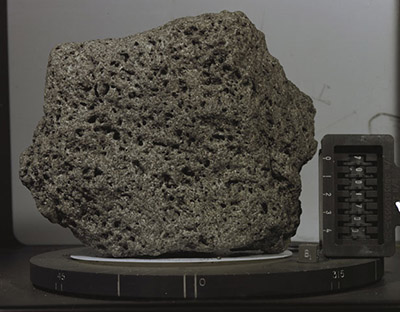
#> input picture Material_TPs/TP5/roca_lunar_2.jpg, 400 x 312 px, found by its file name
$ jupyter execute --allow-errors 'Tp_5_segmentación_HSV_normalizado.ipynb'   (shell and % lines are left out)
#> lines starting #> are read from the running program, lines starting #| are printed output that depends on the picture
[cell 1]
import numpy as np
import cv2 as cv
import matplotlib.pyplot as plt
from mpl_toolkits.mplot3d import Axes3D
from matplotlib import cm
from matplotlib import colors

## K -means con HSV

[cell 2]
img = cv.imread('./material_TPs/TP5/roca_lunar_2.jpg')
#> img is the input picture: shape (312, 400, 3); mean B, G, R 67, 72.7, 75.3
imgRGB = img[:,:,::-1]
plt.imshow(imgRGB)
plt.show()
imgRGB.shape
#> Out = (312, 400, 3)

[cell 3]
hsv = cv.cvtColor(img,cv.COLOR_BGR2HSV)
#> hsv: shape (312, 400, 3); mean H, S, V 31.4, 37.7, 75.6
hsv.shape
#> Out = (312, 400, 3)

[cell 4]
plt.figure()
#> (the rest of this cell did not finish here and is left out)

### Espacios de características

#### Espacio características color

[cell 5]
features_color = hsv.reshape((-1,3))
features_color = np.float32(features_color)
features_color_norm = features_color/np.max(features_color, axis = 0)

##### Espacio características color + posición

[cell 6]
# obtener posiciones
pos = []

for j in range(0, 312):
    for i in range(0, 400):
        pos.append((j,i))

pos= np.asarray(pos)

#features finales
features_pos = np.concatenate((features_color, pos), axis = 1)
features_pos_norm = features_pos/np.max(features_pos, axis = 0)
features_pos_norm = np.float32(features_pos_norm)

print(features_pos_norm.shape)
#| (124800, 5)
print(features_pos_norm.dtype)
#| float32
print(np.min(features_pos_norm))
#| 0.0
print(np.max(features_pos_norm))
#| 1.0

### gráficas de distribuciones

#### Espacio de características de color

[cell 7]
fig = plt.figure(figsize=(10,10))
axis = fig.add_subplot(1, 1, 1, projection="3d")

pixel_colors = imgRGB.reshape((np.shape(imgRGB)[0]*np.shape(imgRGB)[1], 3))
norm = colors.Normalize(vmin=-1.,vmax=1.)
norm.autoscale(pixel_colors)
pixel_colors = norm(pixel_colors).tolist()
#> pixel_colors = 124800 items


axis.scatter(features_color_norm[:,0], features_color_norm[:,1], features_color_norm[:,2], facecolors=pixel_colors, marker=".")
axis.set_xlabel("Canal 1")
axis.set_ylabel("Canal 2")
axis.set_zlabel("Canal 3")
plt.show()
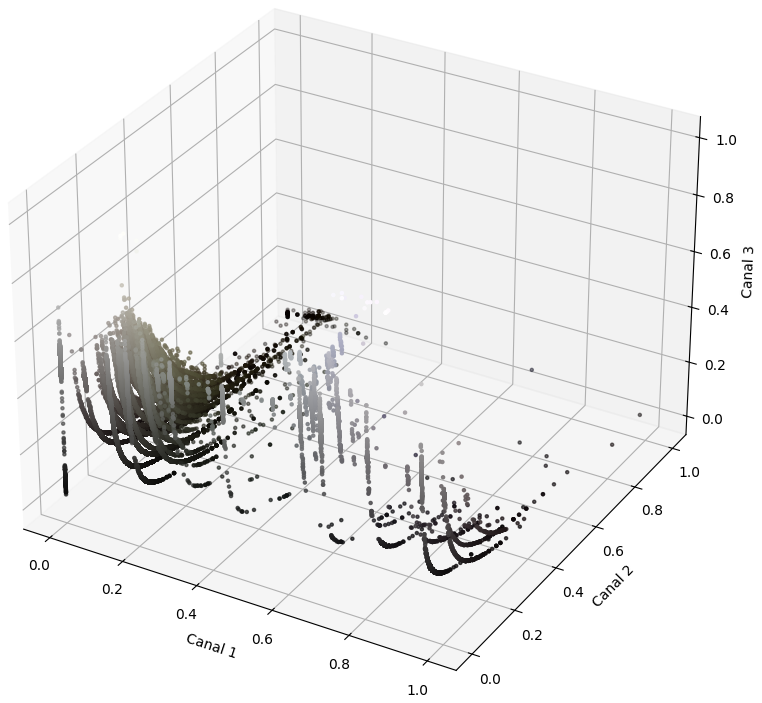
#> figure drawn by matplotlib, 1 panel

[cell 8]
plt.figure(figsize=(12,10))
plt.scatter(features_color_norm[:,0], features_color_norm[:,1], c=pixel_colors, edgecolor='none', alpha=0.7, s=40)
plt.title('2D');
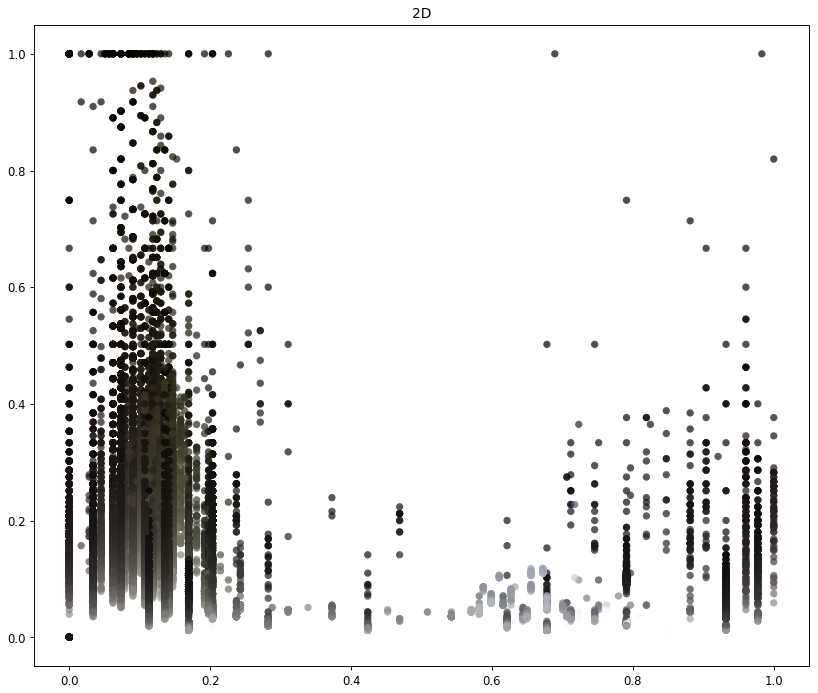
#> figure drawn by matplotlib, 1 panel

#### Espacio de características color + pos

[cell 9]
fig = plt.figure(figsize=(10,10))
axis = fig.add_subplot(1, 1, 1, projection="3d")

pixel_colors = imgRGB.reshape((np.shape(imgRGB)[0]*np.shape(imgRGB)[1], 3))
norm = colors.Normalize(vmin=-1.,vmax=1.)
norm.autoscale(pixel_colors)
pixel_colors = norm(pixel_colors).tolist()


axis.scatter(features_pos_norm[:,0], features_pos_norm[:,3], features_pos_norm[:,4], facecolors=pixel_colors, marker=".")
axis.set_xlabel("Canal 1")
axis.set_ylabel("Canal 2")
axis.set_zlabel("Canal 3")
plt.show()
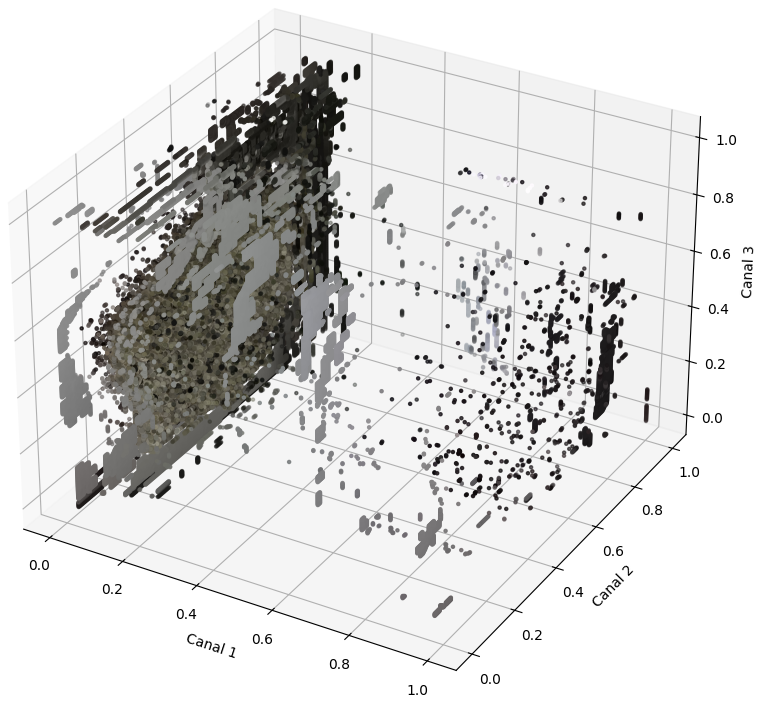
#> figure drawn by matplotlib, 1 panel

[cell 10]
plt.figure(figsize=(12,10))
plt.scatter(features_pos_norm[:,0],features_pos_norm[:,3], c=pixel_colors, edgecolor='none', alpha=0.7, s=40)
plt.title('2D');
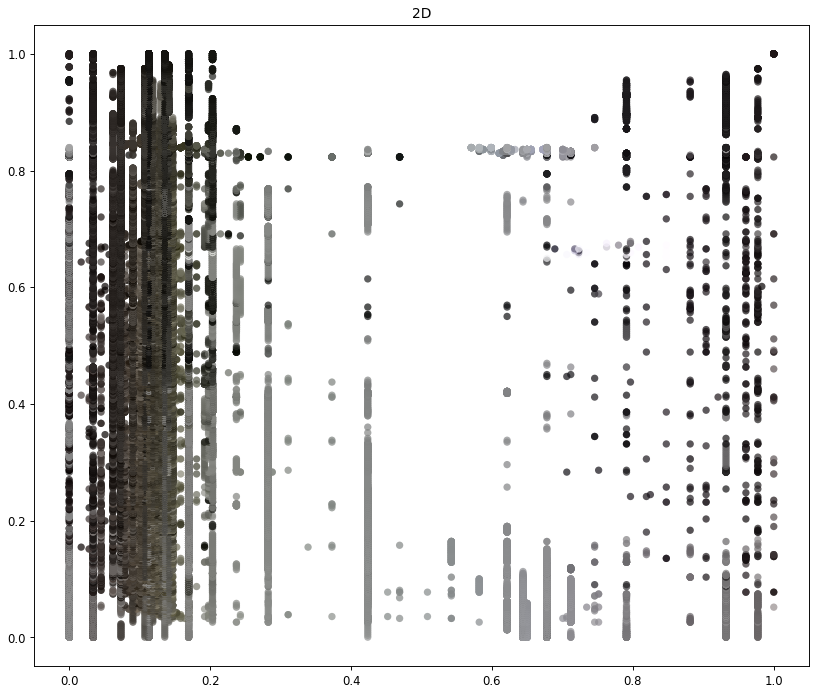
#> figure drawn by matplotlib, 1 panel

### Posterización

#### Espacio de características color

[cell 11]
criteria = (cv.TERM_CRITERIA_EPS + cv.TERM_CRITERIA_MAX_ITER, 20, 1.0)
k = 4
compact, label, color_clusters = cv.kmeans(features_color_norm, k, None, criteria, 10, cv.KMEANS_RANDOM_CENTERS)
#> compact = 2728; color_clusters = [[0.883, 0.0749, 0.242], [0.109, 0.199, 0.124], [0.251, 0.0418, 0.502], [0.116, 0.181, 0.298]]

[cell 12]
color_clusters = np.uint8(color_clusters * np.max(features_color, axis = 0))
#> color_clusters = [[156, 19, 61], [19, 50, 31], [44, 10, 127], [20, 46, 75]]
print(f'Centroides: \n {color_clusters} \n')
#| Centroides:
#|  [[156  19  61]
#|  [ 19  50  31]
#|  [ 44  10 127]
#|  [ 20  46  75]]
compact = np.uint8(compact)
#> compact = 168
print('Compactación: \n {} \n'.format(compact))
#| Compactación:
#|  168
label[:4]
#> Out = [1, 1, 1, 1]

[cell 13]
img_out = color_clusters[label.flatten()]
#> (the rest of this cell did not finish here and is left out)

[cell 14]
mask_list = list()
#> (the rest of this cell did not finish here and is left out)

[cell 15]
for i, mask in enumerate(mask_list):
    img_segmented = cv.bitwise_and(lab, lab, mask = mask)
    plt.imshow(mask, cmap=plt.cm.gray)

#### Espacio de características color + pos

[cell 16]
criteria = (cv.TERM_CRITERIA_EPS + cv.TERM_CRITERIA_MAX_ITER, 10, 1.0)
k =10
compact, label, color_clusters = cv.kmeans(features_pos_norm, k, None, criteria, 10, cv.KMEANS_RANDOM_CENTERS)
#> compact = 8792.1; color_clusters = [[0.142, 0.155, 0.36, 0.279, 0.683], [0.104, 0.136, 0.354, 0.256, 0.223], [0.908, 0.0637, 0.278, 0.568, 0.226], [0.107, 0.161, 0.251, 0.71, 0.192], [0.127, 0.172, 0.211, 0.726, 0.735], [0.556, 0.0217, 0.561, 0.102, 0.817], [0.0925, 0.772, 0.0532, 0.493, 0.402], [0.93, 0.118, 0.128, 0.581, 0.662], [0.313, 0.125, 0.133, 0.929, 0.364], [0.908, 0.25, 0.0934, 0.346, 0.469]]

[cell 17]
color_clusters = np.uint8(color_clusters * np.max(features_pos, axis = 0))
#> color_clusters = [[25, 39, 91, 86, 16], [18, 34, 90, 79, 89], [160, 16, 71, 176, 90], [18, 41, 64, 220, 76], [22, 43, 53, 225, 37], [98, 5, 142, 31, 69], [16, 196, 13, 153, 160], [164, 30, 32, 180, 8], [55, 31, 33, 33, 145], [160, 63, 23, 107, 187]]
print(f'Centroides: \n {color_clusters} \n')
#| Centroides:
#|  [[ 25  39  91  86  16]
#|  [ 18  34  90  79  89]
#|  [160  16  71 176  90]
#|  [ 18  41  64 220  76]
#|  [ 22  43  53 225  37]
#|  [ 98   5 142  31  69]
#|  [ 16 196  13 153 160]
#|  [164  30  32 180   8]
#|  [ 55  31  33  33 145]
#|  [160  63  23 107 187]]
compact = np.uint8(compact)
#> compact = 88
print('Compactación: \n {} \n'.format(compact))
#| Compactación:
#|  88
label[:4]
#> Out = [1, 1, 1, 1]

[cell 18]
img_out_2 = color_clusters[label.flatten()]
#> (the rest of this cell did not finish here and is left out)

### Prueba con Mean Shift

[cell 19]
sp = 20
sr = 40

img_out_3=cv.pyrMeanShiftFiltering(imgRGB, sp, sr)
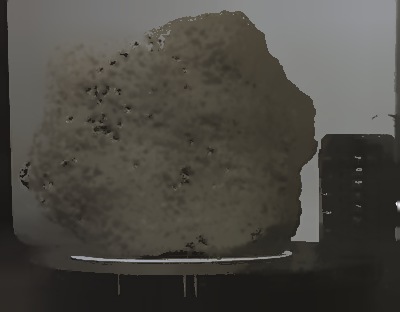
#> img_out_3: shape (312, 400, 3); mean R, G, B 76, 73.4, 67.5

plt.figure(figsize=(10,10))
plt.imshow(img_out_3)
